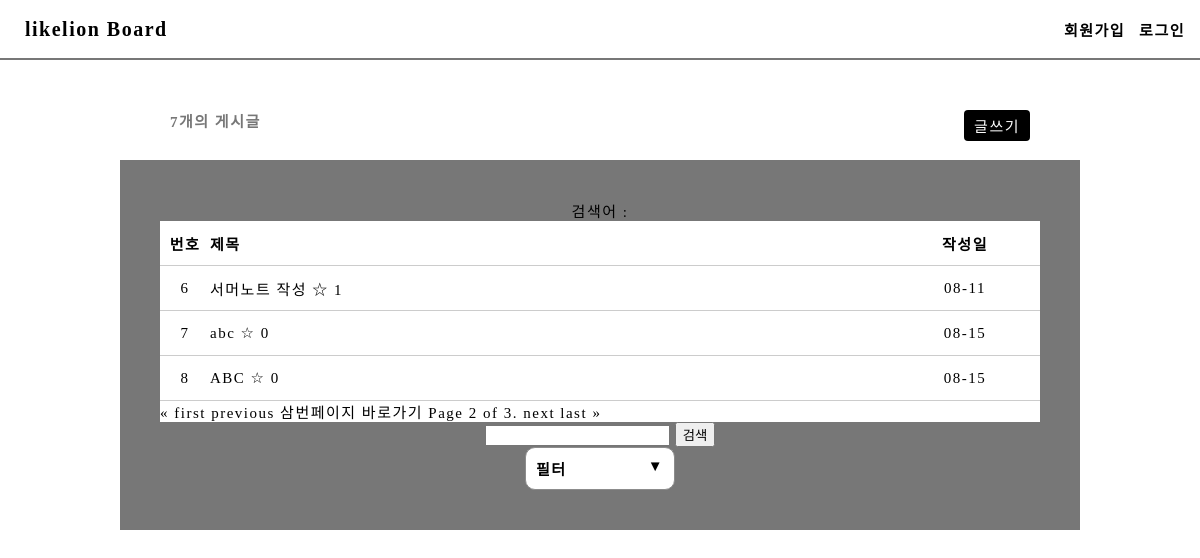
Screenshot of /?page=2 with the database file from the repository.
### board/models.py (models this page shows, shortened)
class Post(models.Model):
    author = models.ForeignKey(settings.AUTH_USER_MODEL,on_delete=models.CASCADE,null=True,related_name="created_posts" )
    title = models.CharField("제목", max_length=50)
    desc = models.TextField("내용")
    like = models.ManyToManyField(settings.AUTH_USER_MODEL, related_name="liked_posts")
    create_at = models.DateTimeField('작성시간', default = timezone.now)

### board/views.py (the view)
# urls.py: path('',index, name="index" ),
def index(request):
    context=dict()
    search_q = request.GET.get('q','')
    filter_q = request.GET.get('filter','') #filter_q = 오늘
    search_post = Post.objects.filter(Q(title__icontains=search_q) |
                                      Q(desc__icontains=search_q) )
    filter_post = search_post.filter(Q(title__icontains=filter_q) |
                                      Q(desc__icontains=filter_q) )
    paginator = Paginator(filter_post, 3) # Show 25 contacts per page.
    page_number = request.GET.get('page')
    page_obj = paginator.get_page(page_number)
    context['all_post'] = filter_post
    context['page_obj'] = page_obj
    return render(request,'index.html',context)

### board/templates/index.html (shortened to what this page needs)
{% extends 'base.html' %}
{%load static%}
{% block extrahead %}
    <link rel="stylesheet" href="{% static 'css/index.css' %}" type="text/css" />
{% endblock %}
{% block content %}
<div class="container">
        검색어 : {{request.GET.q}}
<div class="cnt_post">{{all_post|length}}개의 게시글</div>
<a class="write_btn" href="{% url 'create' %}">글쓰기</a>
<section>
    <div class="post_row post_row_label">
        <div class="post_id"> 번호 </div>
        <div class="post_title"> 제목 </div>
        <div class="post_date">작성일</div>
    </div>
    {% for one_post in page_obj %}
         <div class="post_row">
            <div class="post_id"> {{one_post.id}} </div>
            <div class="post_title">
                <a href="{% url 'detail' one_post.id %}">{{one_post.title}}</a>
                {% if user in one_post.like.all %}
                <a href="{% url 'like' one_post.id %}">★</a>
                {%else%}
                <a href="{% url 'like' one_post.id %}">☆</a>
                {%endif%}
                {{one_post.like.all|length }}
            </div>
            <div class="post_date">{{one_post.create_at|date:" m-d "}}</div>
        </div>
    {%endfor%}
  <div class="pagination">
    <span class="step-links">
        {% if page_obj.has_previous %}
            <a href="?page=1">&laquo; first</a>
            <a href="?page={{ page_obj.previous_page_number }}">previous</a>
        {% endif %}
        <a href="?page=3">삼번페이지 바로가기</a>
        <span class="current">
            Page {{ page_obj.number }} of {{ page_obj.paginator.num_pages }}.
        </span>
        {% if page_obj.has_next %}
            <a href="?page={{ page_obj.next_page_number }}">next</a>
            <a href="?page={{ page_obj.paginator.num_pages }}">last &raquo;</a>
        {% endif %}
    </span>
</div>
</section>
<form>
    <input type="search" name="q"/>
    <input type="submit" value="검색"/>
</form>
    <div class="dropdown">
        <div class="dropdown_display"> 필터 <span>▼</span></div>
    </div>
</div>
{%endblock%}

### basestatic/css/base.css (style rules this page uses)
html { font-size:10px; text-decoration: none; letter-spacing: 1.5px; }
body { margin:0; }
a,a:visited { color:inherit; text-decoration: none; }
.container { display:flex; justify-content: space-between; align-items:center; flex-direction: column; width:80%; margin:10rem auto; font-size:1.5rem; position:relative; padding:4rem; box-sizing:border-box; background-color:#777; }
* { box-sizing: border-box; }

### board/static/css/index.css (style rules this page uses)
.cnt_post { position:absolute; top:-5rem; left:5rem; color:#777; font-weight:bold; }
.write_btn { position:absolute; top:-5rem; right:5rem; color: white !important; background-color:black; border-radius:0.4rem; padding: 0.5rem 1rem; }
section { width:100%; display:flex; flex-direction: column; background-color:white; }
.post_row { display:flex; align-items: center; height:4.5rem; border-bottom:1.5px solid #ccc; }
.post_row_label div { font-weight:bold; }
.post_id { width:5rem; text-align:center; }
.post_title { flex:1; }
.post_date { width:15rem; text-align:center; }
.dropdown { width: 150px; padding:10px 10px; box-sizing:border-box; border-radius: 10px; border:solid 1px #8c8c8c; background-color: white; position: relative; cursor:pointer; }
.dropdown_display { display: flex; justify-content: space-between; font-weight: 800; }

### rows the page displays
Post: id "6", title "서머노트 작성", like.all|length "1", create_at "08-11"
Post: id "7", title "abc", like.all|length "0", create_at "08-15"
Post: id "8", title "ABC", like.all|length "0", create_at "08-15"

### other values shown
{{ all_post|length }} "7"
{{ page_obj.number }} "2"
{{ page_obj.paginator.num_pages }} "3"
